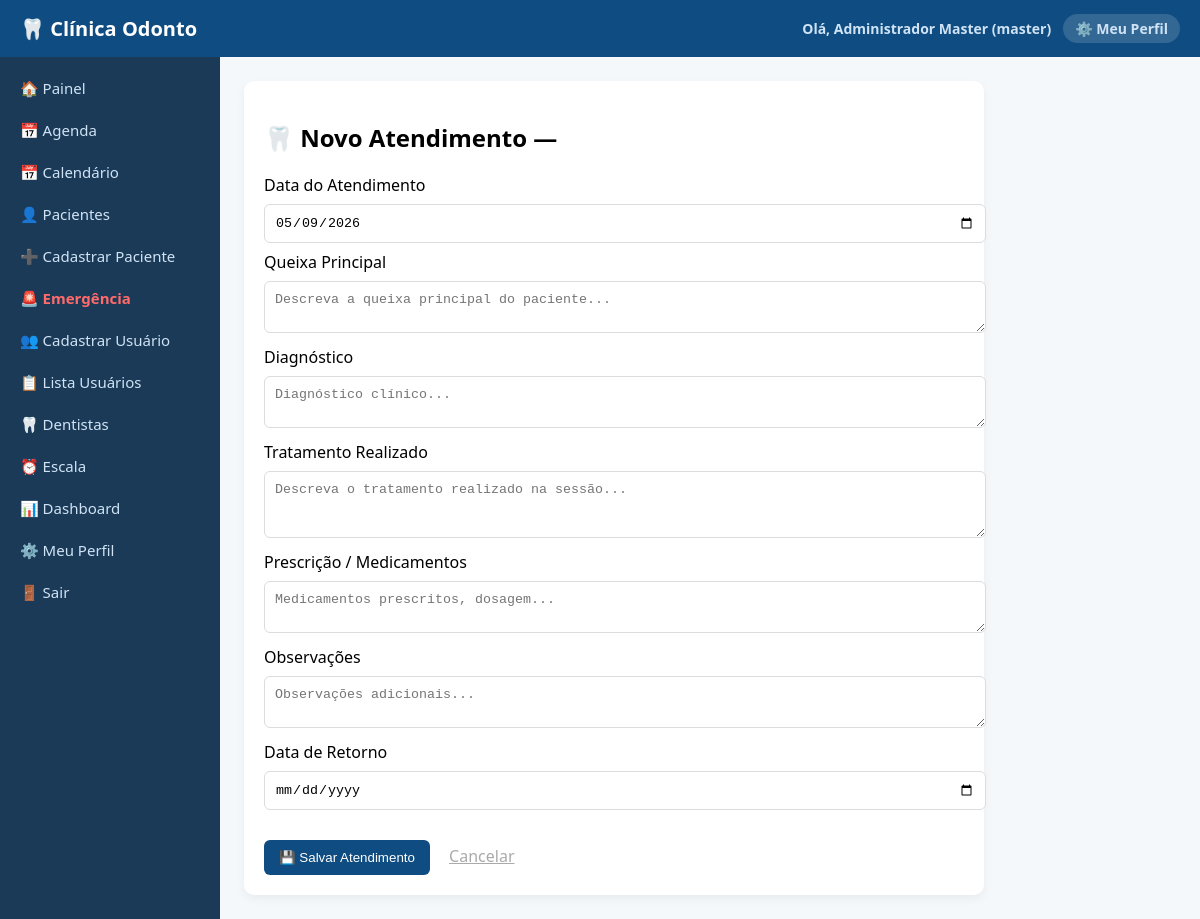
Page /atendimento/novo/156 (signed in) on the earlier database version.
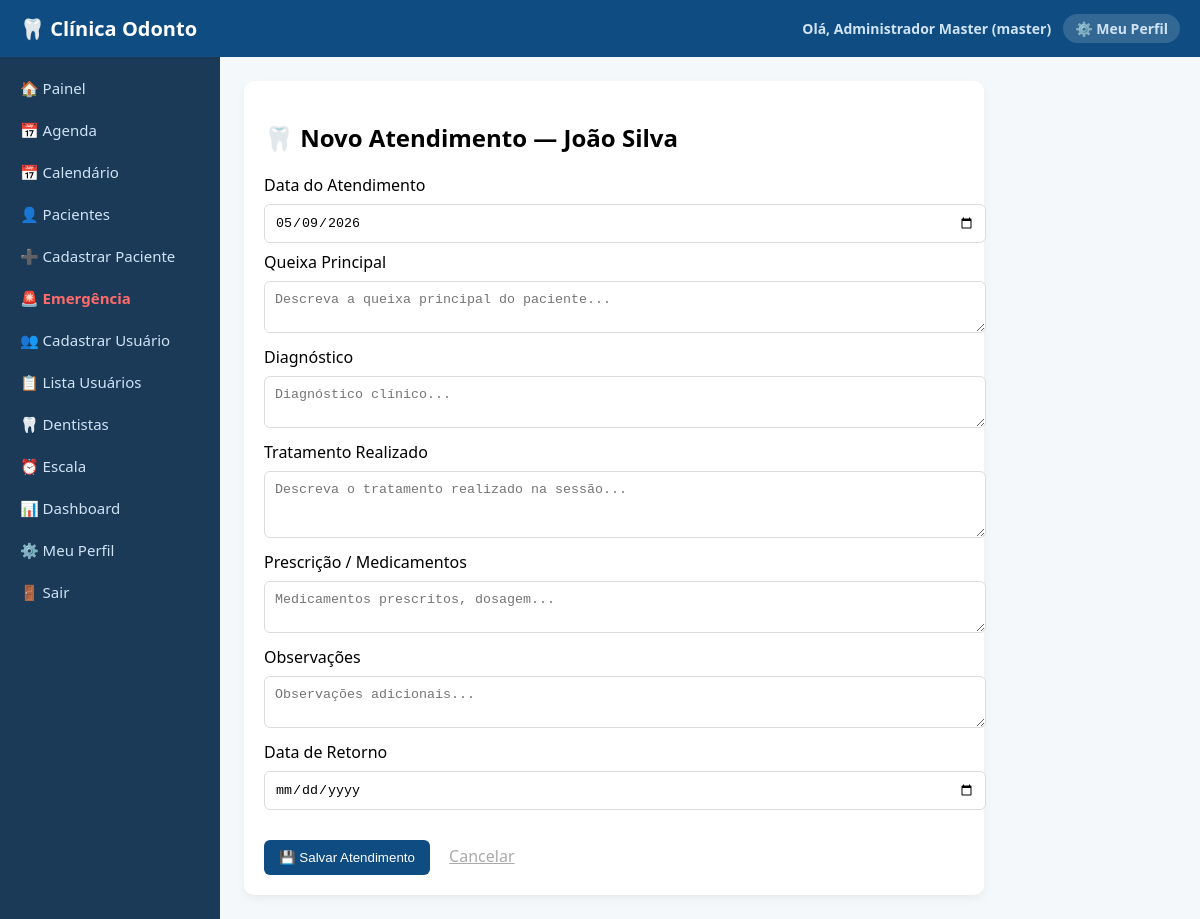
Same page on the later database version.
### tables this page shows
CREATE TABLE pacientes (
            id INTEGER PRIMARY KEY AUTOINCREMENT,
            usuario_id INTEGER,
            nome TEXT,
            data_nascimento TEXT,
            sexo TEXT,
            cpf TEXT,
            telefone TEXT,
            email TEXT,
            cep TEXT,
            logradouro TEXT,
            bairro TEXT,
            cidade TEXT,
            estado TEXT,
            numero TEXT,
            complemento TEXT,
            responsavel_nome TEXT
        );

### routes/pacientes.py (the view)
@pacientes.route('/atendimento/novo/<int:id>')
@tipo_required(['master', 'admin', 'dentista'])
def novo_atendimento(id):
    conn = get_db_connection()
    cur = conn.cursor()
    cur.execute(f'SELECT * FROM pacientes WHERE id = {p()}', (id,))
    pac = fetch_one(cur, cur.fetchone())
    conn.close()
    return render_template('novo_atendimento.html', paciente=pac)

### db.py (called while the page is built)
def get_db_connection():
    if DATABASE_URL:
        import psycopg2
        import psycopg2.extras
        conn = psycopg2.connect(DATABASE_URL)
        conn.autocommit = False
        return conn
    else:
        conn = sqlite3.connect('database.db')
        conn.row_factory = sqlite3.Row
        return conn

def is_postgres():
    return bool(DATABASE_URL)

### routes/pacientes.py (called while the page is built)
def fetch_one(cur, row):
    from db import is_postgres
    return row_as_dict(row, cur) if is_postgres() else row

def p():
    return '%s' if is_postgres() else '?'

### routes/utils.py (called while the page is built)
def tipo_required(tipos_permitidos):
    def decorator(func):
        @wraps(func)
        def wrapper(*args, **kwargs):
            if 'usuario_tipo' not in session:
                return redirect('/login')
            if session['usuario_tipo'] not in tipos_permitidos:
                return "<h1>Acesso negado</h1>"
            return func(*args, **kwargs)
        return wrapper
    return decorator

### templates/novo_atendimento.html (shortened to what this page needs)
{% extends "base.html" %}
{% block content %}
<div class="card" style="max-width:700px;">
<h2>🦷 Novo Atendimento — {{ paciente.nome }}</h2>
<form method="POST" action="/atendimento/salvar">
    <label>Data do Atendimento</label>
    <input type="date" name="data" id="data_atend" required>
    <label>Queixa Principal</label>
    <textarea name="queixa" placeholder="Descreva a queixa principal do paciente..." rows="2"></textarea>
    <label>Diagnóstico</label>
    <textarea name="diagnostico" placeholder="Diagnóstico clínico..." rows="2"></textarea>
    <label>Tratamento Realizado</label>
    <textarea name="tratamento" placeholder="Descreva o tratamento realizado na sessão..." rows="3" required></textarea>
    <label>Prescrição / Medicamentos</label>
    <textarea name="prescricao" placeholder="Medicamentos prescritos, dosagem..." rows="2"></textarea>
    <label>Observações</label>
    <textarea name="observacoes" placeholder="Observações adicionais..." rows="2"></textarea>
    <label>Data de Retorno</label>
    <input type="date" name="retorno">
    <br><br>
    <button type="submit">💾 Salvar Atendimento</button>
    <a href="/pacientes/ficha/{{ paciente.id }}" style="margin-left:15px; color:#aaa;">Cancelar</a>
</form>
</div>
{% endblock %}

Differences in the rows shown:
added pacientes: nome "João Silva"
